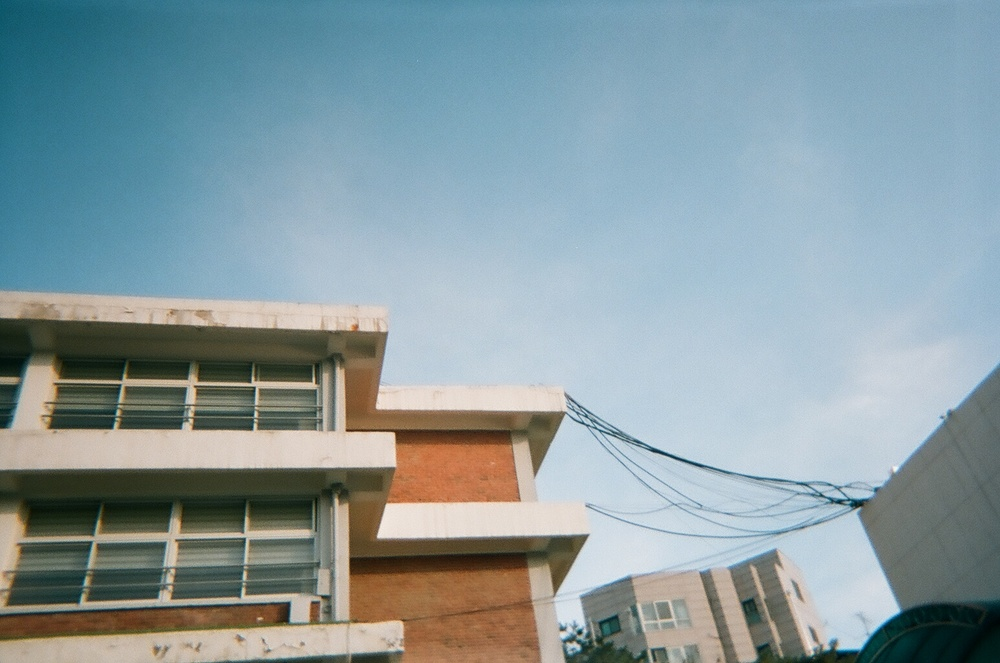
#> input picture img/sky.jpg, 1000 x 663 px, shrunk from 1545 x 1024 before the run, found by its file name
$ python hpf_and_jet.py
#> lines starting #> are read from the running program, lines starting #| are printed output that depends on the picture
import matplotlib.pyplot as plt
import numpy as np
import cv2

img = cv2.imread('../img/sky.jpg', 0)
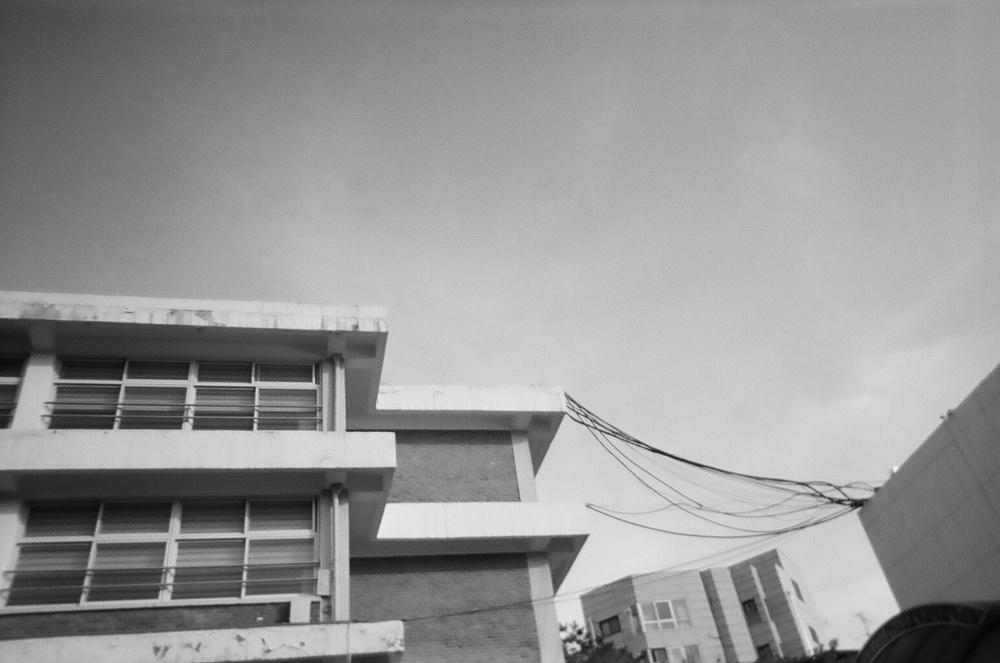
#> img: shape (663, 1000); min 4, max 243, mean 150
f = np.fft.fft2(img)
fshift = np.fft.fftshift(f)
magnitude_spectrum = 20 * np.log(np.abs(fshift))
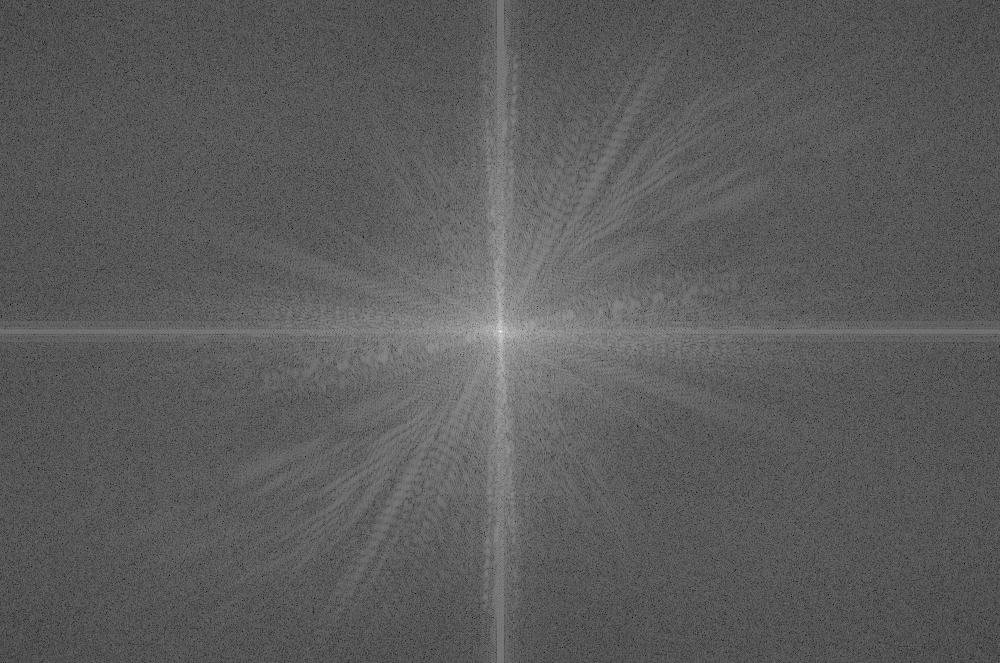
#> magnitude_spectrum: shape (663, 1000) float64; min 38.76, max 368.3, mean 158.2; drawn with min black and max white

rows, cols = img.shape
#> rows = 663; cols = 1000
crow, ccol = round(rows/2), round(cols/2)
#> crow = 332; ccol = 500

fshift[crow-30:crow+60, ccol-30:ccol+30] = 0
f_ishift = np.fft.ifftshift(fshift)
img_back = np.fft.ifft2(f_ishift)
img_back = np.abs(img_back)
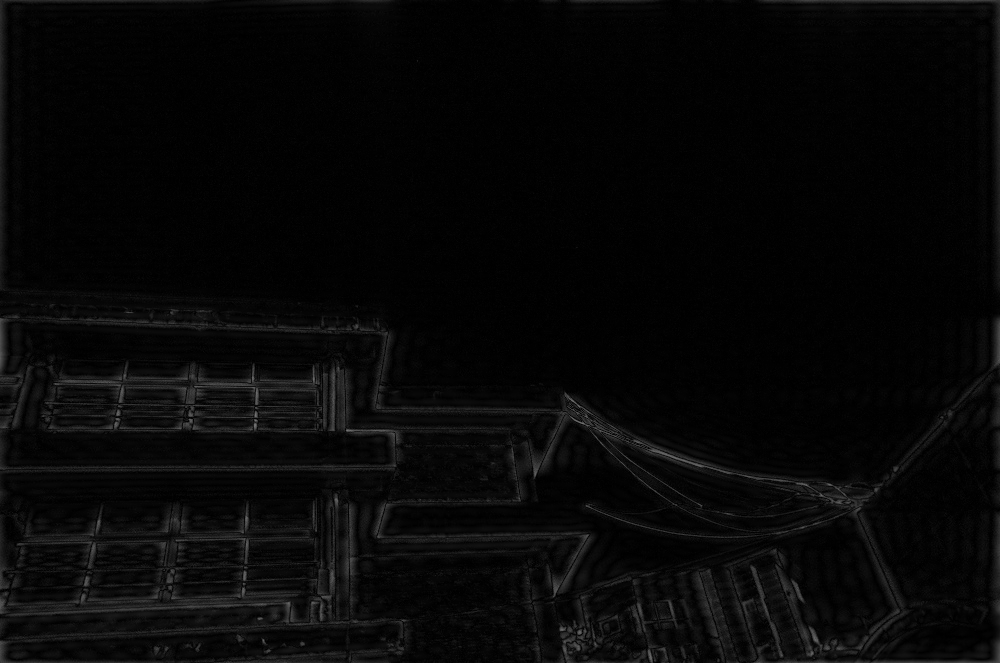
#> img_back: shape (663, 1000) float64; min 0.00353, max 116.6, mean 7.7

plt.figure(figsize=(12, 8))
plt.subplot(131)
plt.imshow(img, cmap='gray')
plt.title("Input Image")
plt.axis('off')

plt.subplot(132)
plt.imshow(img_back, cmap='gray')
plt.title("Image after ")
plt.axis('off')

plt.subplot(133)
plt.imshow(img_back)
plt.title("Input Image")
plt.axis('off')

plt.show()
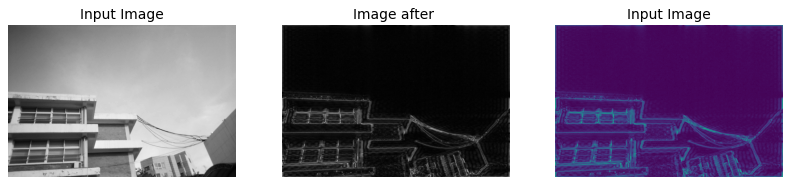
#> figure drawn by matplotlib, 3 panels
